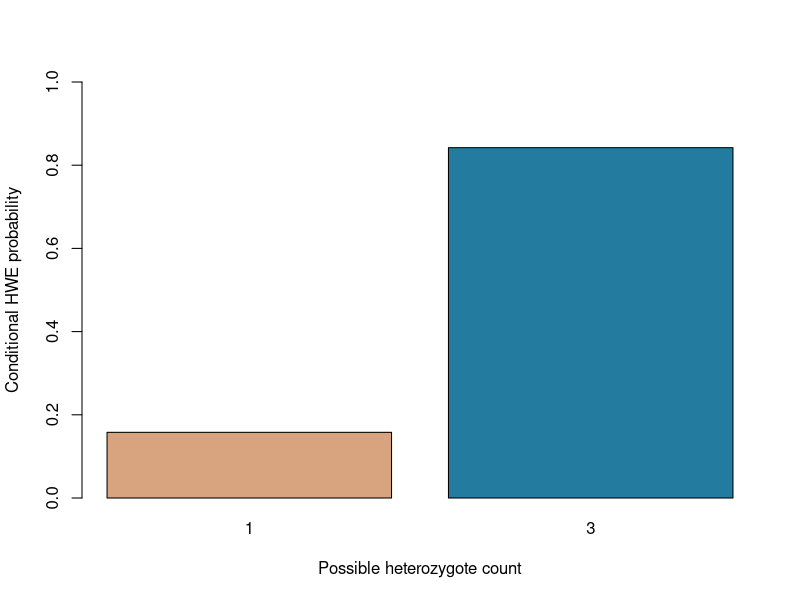

Reproduce this figure in R.
## ---- chunk 1
#| label: counts-and-expectations
validate_counts <- function(counts) {
  stopifnot(is.numeric(counts),length(counts)==3,!is.null(names(counts)),
    !anyDuplicated(names(counts)),setequal(names(counts),c("AA","AB","BB")),
    all(is.finite(counts)),all(counts>=0),all(counts==floor(counts)),
    sum(counts)>0,sum(counts)<=1000)
  counts[c("AA","AB","BB")]
}
hwe_summary <- function(counts) {
  counts <- validate_counts(counts)
  n <- sum(counts)
  pA <- (2*counts["AA"]+counts["AB"])/(2*n)
  expected <- n*c(AA=unname(pA)^2,AB=2*unname(pA)*(1-unname(pA)),
                   BB=(1-unname(pA))^2)
  list(counts=counts,n=n,pA=unname(pA),expected=expected)
}
counts <- c(AA=48,AB=36,BB=16)
s <- hwe_summary(counts)
stopifnot(s$n==100,abs(s$pA-.66)<1e-12,
          max(abs(s$expected-c(43.56,44.88,11.56)))<1e-12)
knitr::kable(data.frame(genotype=names(counts),observed=counts,
                       fitted_expected=s$expected),digits=2,row.names=FALSE)
## ---- chunk 2
#| label: chi-square-test
hwe_chisq <- function(counts) {
  s <- hwe_summary(counts)
  if(any(s$expected==0)) {
    return(c(statistic=NA_real_,df=NA_real_,p_value=NA_real_))
  }
  statistic <- sum((s$counts-s$expected)^2/s$expected)
  c(statistic=unname(statistic),df=1,
    p_value=pchisq(statistic,df=1,lower.tail=FALSE))
}
chi <- hwe_chisq(counts)
chi
# A generic goodness-of-fit call treats supplied probabilities as fixed.
generic <- suppressWarnings(chisq.test(counts,p=s$expected/s$n))
stopifnot(abs(unname(generic$statistic)-chi["statistic"])<1e-12,
          unname(generic$parameter)==2)
## ---- chunk 3
#| label: exact-conditional-test
hwe_exact <- function(counts) {
  counts <- validate_counts(counts)
  n <- sum(counts); K <- unname(counts["AB"]+2*counts["BB"])
  h <- seq.int(K %% 2,min(K,2*n-K),by=2)
  BB <- (K-h)/2; AA <- n-h-BB
  log_probability <- lgamma(n+1)+h*log(2)-lgamma(AA+1)-
    lgamma(h+1)-lgamma(BB+1)-lchoose(2*n,K)
  probability <- exp(log_probability)
  stopifnot(abs(sum(probability)-1)<1e-10)
  probability <- probability/sum(probability) # Floating-point normalization.
  observed <- match(unname(counts["AB"]),h)
  included <- log_probability<=log_probability[observed]+1e-10
  p_value <- min(1,sum(probability[included]))
  list(p_value=p_value,n=n,B_copies=K,
       distribution=data.frame(AA=AA,AB=h,BB=BB,probability=probability,
                               included_in_p_value=included))
}
exact <- hwe_exact(counts)
exact$p_value
knitr::kable(exact$distribution,digits=5,row.names=FALSE)
## ---- chunk 4
#| label: exact-oracle
small <- hwe_exact(c(AA=2,AB=2,BB=1))
positions <- combn(10,4)
heterozygotes <- apply(positions,2,function(chosen) {
  alleles <- integer(10); alleles[chosen] <- 1L
  dosage <- colSums(matrix(alleles,nrow=2))
  sum(dosage==1)
})
frequency <- table(factor(heterozygotes,levels=small$distribution$AB))/ncol(positions)
stopifnot(max(abs(as.numeric(frequency)-small$distribution$probability))<1e-12,
          small$p_value==1)
knitr::kable(small$distribution,digits=4,row.names=FALSE)
## ---- chunk 5
#| label: test-comparison
examples <- list(Moderate=c(AA=48,AB=36,BB=16),
                 Sparse=c(AA=8,AB=1,BB=1),
                 Monomorphic=c(AA=10,AB=0,BB=0))
comparison <- do.call(rbind,lapply(names(examples),function(label) {
  counts <- examples[[label]]; s <- hwe_summary(counts)
  data.frame(example=label,n=s$n,min_expected=min(s$expected),
    chi_square_p=unname(hwe_chisq(counts)["p_value"]),
    exact_p=hwe_exact(counts)$p_value)
}))
stopifnot(abs(comparison$exact_p[comparison$example=="Sparse"]-3/19)<1e-12,
          comparison$exact_p[comparison$example=="Monomorphic"]==1)
knitr::kable(comparison,digits=4,row.names=FALSE)
## ---- chunk 6
#| label: fig-conditional-distribution
#| fig-cap: "Only two genotype configurations are possible for ten individuals with three B copies. The observed sparse configuration has one heterozygote."
#| fig-width: 7
#| fig-height: 4
sparse <- hwe_exact(examples$Sparse)
barplot(setNames(sparse$distribution$probability,sparse$distribution$AB),
        col=c("#D8A47F","#247BA0"),xlab="Possible heterozygote count",
        ylab="Conditional HWE probability",ylim=c(0,1))
## ---- chunk 7
#| label: conditional-size
support <- sparse$distribution
p_values <- vapply(seq_len(nrow(support)),function(i)
  hwe_exact(c(AA=support$AA[i],AB=support$AB[i],BB=support$BB[i]))$p_value,
  numeric(1))
alpha <- .05
conditional_rejection_probability <- sum(support$probability[p_values<=alpha])
stopifnot(conditional_rejection_probability==0)
knitr::kable(data.frame(support[,1:4],p_value=p_values),digits=4,row.names=FALSE)
## ---- chunk 8
#| label: population-pooling
population1 <- c(AA=81,AB=18,BB=1)
population2 <- c(AA=1,AB=18,BB=81)
pooled <- population1+population2
stopifnot(hwe_chisq(population1)["statistic"]<1e-25,
          hwe_chisq(population2)["statistic"]<1e-25,
          hwe_exact(pooled)$p_value<.05)
knitr::kable(data.frame(group=c("Population 1","Population 2","Pooled"),
  exact_p=c(hwe_exact(population1)$p_value,hwe_exact(population2)$p_value,
            hwe_exact(pooled)$p_value)),digits=5,row.names=FALSE)
## ---- chunk 9
counts <- examples$Moderate
reversed <- setNames(rev(counts),names(counts))
stopifnot(abs(hwe_exact(reversed)$p_value-hwe_exact(counts)$p_value)<1e-12,
  abs(hwe_chisq(reversed)["statistic"]-hwe_chisq(counts)["statistic"])<1e-12,
  abs(hwe_chisq(5*counts)["statistic"]-5*hwe_chisq(counts)["statistic"])<1e-12)
